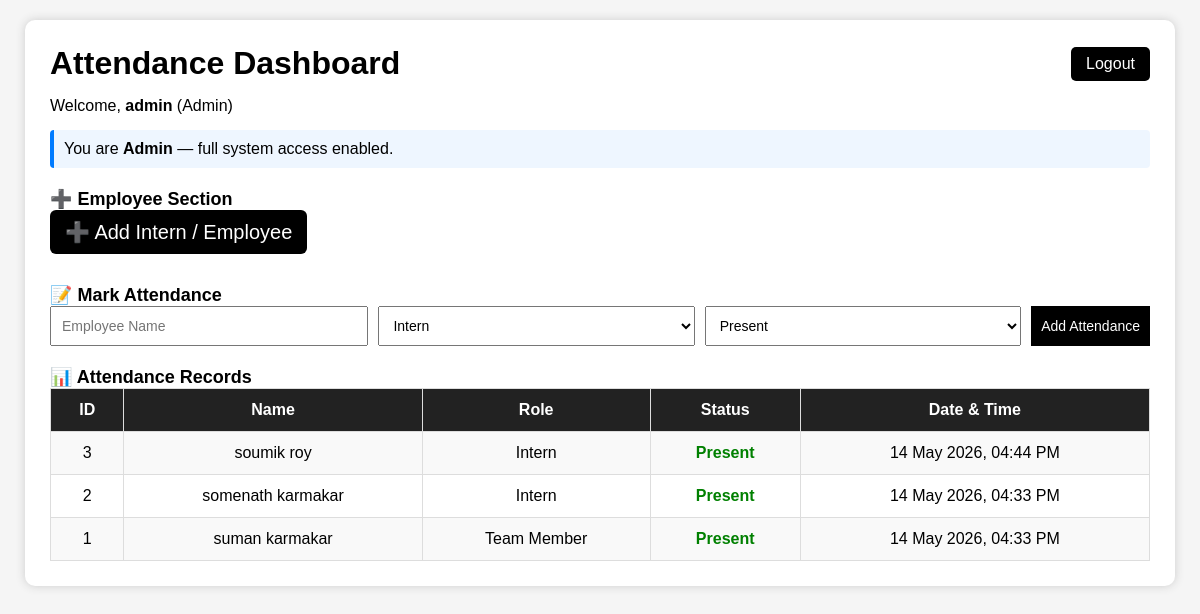
The page / (signed in) on the database its author committed.
### tables this page shows
CREATE TABLE attendance (
    id INTEGER PRIMARY KEY AUTOINCREMENT,
    name TEXT NOT NULL,
    role TEXT NOT NULL,
    status TEXT NOT NULL,
    time TEXT NOT NULL
);

### app.py (the view)
@app.route("/")
def home():
    if not session.get("logged_in"):
        return redirect(url_for("login"))
    conn = get_db_connection()
    if session["role"] == "Admin":
        rows = conn.execute(
            "SELECT * FROM attendance ORDER BY id DESC"
        ).fetchall()
    else:
        rows = conn.execute(
            "SELECT * FROM attendance WHERE name = ? ORDER BY id DESC",
            (session["username"],)
        ).fetchall()
    conn.close()
    return render_template(
        "dashboard.html",
        data=rows,
        username=session["username"],
        role=session["role"]
    )

### app.py (called while the page is built)
def get_db_connection():
    conn = sqlite3.connect("attendance.db")
    conn.row_factory = sqlite3.Row
    return conn

### templates/dashboard.html (shortened to what this page needs)
<!DOCTYPE html>
<html>
<head>
</head>
<body>
<div class="container">
    <div class="top-bar">
        <h1>Attendance Dashboard</h1>
        <a href="/logout" class="logout">Logout</a>
    </div>
    <div class="welcome">
        Welcome, <strong>{{ username }}</strong> ({{ role }})
    </div>
    {% if role == "Admin" %}
        <div class="note">
            You are <b>Admin</b> — full system access enabled.
        </div>
    {% else %}
        <div class="note">
            You are <b>{{ role }}</b> — limited access (only own data).
        </div>
    {% endif %}
    {% if role == "Admin" %}
    <div class="section-title">➕ Employee Section</div>
    <button class="icon-btn" onclick="toggleForm()">➕ Add Intern / Employee</button>
    <div class="section-title">📝 Mark Attendance</div>
    <form action="/add" method="POST">
        <input type="text" name="name" placeholder="Employee Name" required>
        <select name="role" required>
            <option value="Intern">Intern</option>
        </select>
        <select name="status" required>
            <option value="Present">Present</option>
        </select>
        <button type="submit">Add Attendance</button>
    </form>
    {% endif %}
    <div class="section-title">📊 Attendance Records</div>
    <table>
        <tr>
            <th>ID</th>
            <th>Name</th>
            <th>Role</th>
            <th>Status</th>
            <th>Date & Time</th>
        </tr>
        {% for row in data %}
        <tr>
            <td>{{ row.id }}</td>
            <td>{{ row.name }}</td>
            <td>{{ row.role }}</td>
            <td class="{{ row.status|lower }}">{{ row.status }}</td>
            <td>{{ row.time }}</td>
        </tr>
        {% else %}
        <tr>
            <td colspan="5">No attendance records found.</td>
        </tr>
        {% endfor %}
    </table>
</div>
</body>
</html>

### templates/dashboard.html (style rules this page uses)
body { font-family: Arial, sans-serif; background: #f5f5f5; margin: 0; padding: 20px; }
.container { max-width: 1100px; margin: auto; background: white; padding: 25px; border-radius: 10px; box-shadow: 0 0 10px #ccc; }
.top-bar { display: flex; justify-content: space-between; align-items: center; }
h1 { margin: 0; }
.logout { text-decoration: none; background: black; color: white; padding: 8px 15px; border-radius: 5px; }
.welcome { margin: 15px 0; font-size: 16px; }
form { display: flex; gap: 10px; flex-wrap: wrap; margin-bottom: 20px; }
input, select, button { padding: 10px; font-size: 14px; }
input, select { flex: 1; min-width: 180px; }
button { background: black; color: white; border: none; cursor: pointer; }
table { width: 100%; border-collapse: collapse; }
th, td { padding: 12px; border: 1px solid #ddd; text-align: center; }
th { background: #222; color: white; }
tr:nth-child(even) { background: #f9f9f9; }
.note { background: #eef6ff; padding: 10px; border-left: 4px solid #007bff; margin: 15px 0; border-radius: 4px; }
.present { color: green; font-weight: bold; }
.section-title { margin-top: 20px; font-weight: bold; font-size: 18px; }
.icon-btn { font-size: 20px; padding: 10px 15px; background: black; color: white; border: none; cursor: pointer; border-radius: 6px; margin-bottom: 10px; }

### rows shown on the page
attendance: id "3", name "soumik roy", role "Intern", status "Present", time "14 May 2026, 04:44 PM"
attendance: id "2", name "somenath karmakar", role "Intern", status "Present", time "14 May 2026, 04:33 PM"
attendance: id "1", name "suman karmakar", role "Team Member", status "Present", time "14 May 2026, 04:33 PM"

### other values the page prints
{{ username }} "admin"
{{ role }} "Admin"
